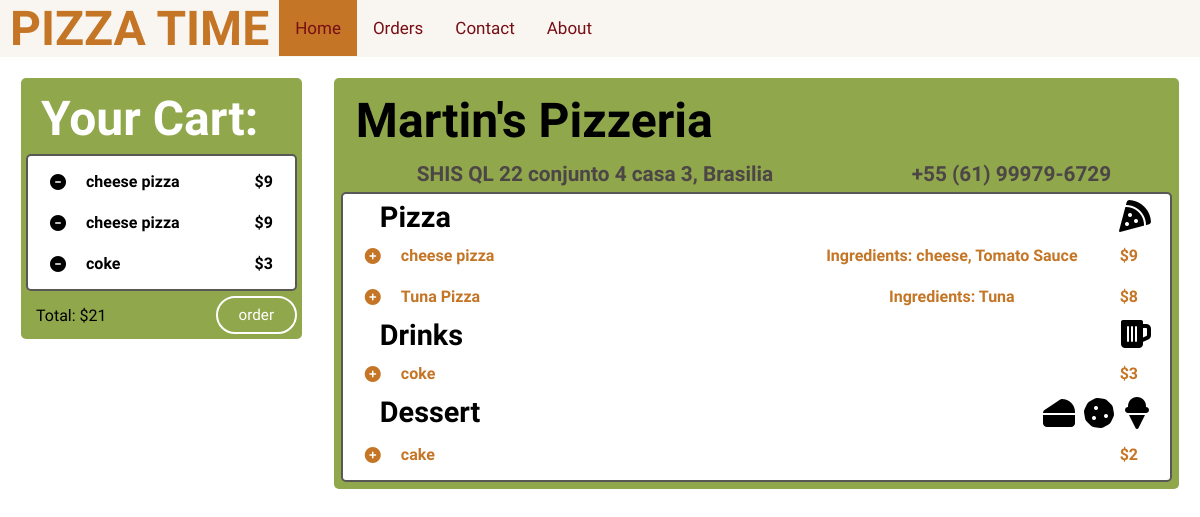
The app's page /menu/ (signed in) with its own data.
### pizzas/models.py (models this page shows, shortened)
class Dish(models.Model):
    name = models.CharField(max_length=100)
    ingredients = models.ManyToManyField(Ingredient, through='Dish_Item', through_fields=('dish', 'ingredient'))
    @property
    def price(self):
        total = 0
        for ingredient in self.ingredients.all():
            total += ingredient.price*(Dish_Item.objects.get(dish = self, ingredient = ingredient)).quantity
        return total
    @property
    def ingredients_str(self):
        str = ''
        for ingredient in self.ingredients.all():
            str += ingredient.name + ', '
        return str[0:len(str)-2]

class Ingredient(models.Model):
    name = models.CharField(max_length=100)
    price = models.IntegerField(default=0)
    vegetarian = models.BooleanField(default=False)

class Dish_Item(models.Model):
    ingredient = models.ForeignKey(Ingredient, on_delete=models.CASCADE)
    dish = models.ForeignKey(Dish, on_delete=models.CASCADE)
    quantity = models.IntegerField(default=1)

class Drink_Dessert(models.Model):
    name = models.CharField(max_length=100)
    price = models.IntegerField()
    types = [('1','drink'), ('2', 'dessert')]
    type = models.CharField(max_length=100, choices=types, default='1')

class Order(models.Model):
    user = models.ForeignKey(User, on_delete=models.CASCADE)
    status_choices = [('1','incomplete'),('2','in preparation'), ('3','on the way'), ('4','completed'), ('5','cancelled')]
    delivery_person = models.ForeignKey(Delivery_Person, on_delete=models.CASCADE, null =True, blank=True)
    status = models.CharField(max_length=100,choices=status_choices,default='1')
    dishes = models.ManyToManyField(Dish, through='Order_Item', through_fields=('order', 'dish'))
    drinks_desserts = models.ManyToManyField(Drink_Dessert, through='Drink_Dessert_Item', through_fields=('order', 'drink_dessert'))
    date_created = models.DateTimeField(null = True, default= None)
    postal_code = models.ForeignKey(Area, default=None, null=True, on_delete=models.CASCADE)
    date_picked_up = models.DateTimeField(null=True, default=None, blank=True)
    date_completed = models.DateTimeField(null=True, default=None, blank=True)
    @property
    def total(self):
        total = 0
        for dish in self.dishes.all():
            total += dish.price
        for drink_dessert in self.drinks_desserts.all():
            total += drink_dessert.price
        if self.discounted:
            return total*0.9
        return total
    @property
    def discounted(self):
        if len(Discount_Code.objects.filter(order=self)) > 0:
            return True
        return False
    @property
    def valid(self):
        return len(self.dishes.all()) != 0

### pizzas/views.py (the view)
# urls.py: path('menu/', views.menu, name= 'menu'),
def menu(request):
    context = {
        'dishes': Dish.objects.all(),
        'cart': active_order(Order.objects.filter(user=request.user), request.user),
        'drinks': Drink_Dessert.objects.filter(type='1'),
        'desserts': Drink_Dessert.objects.filter(type='2'),
        'order_id': active_order(Order.objects.filter(user=request.user), request.user).id
    }
    ingredients = Ingredient.objects.all()
    counter = 1
    return render(request, 'Menu.html', context)

### pizzas/views.py (called while the page is built)
def active_order(orders, current_user):
    for order in orders:
        if order.status == '1':
            return order
    o = Order(user=current_user)
    o.save()
    return o

### pizzas/templates/Menu.html (shortened to what this page needs)
{% load static %}
<html lang="en">
  <head>
    <link rel="stylesheet" href="{% static 'CSS/menuStyle.css' %}" />
  </head>
  <body>
    <div class="topnav">
      <h1 class="title" >PIZZA TIME</h1>
      <a class="active" href="{%url 'menu'%}">Home</a>
      <a  href="{%url 'orders'%}">Orders</a>
      <a href="">Contact</a>
      <a href="">About</a>
    </div>
    <div class="container">
        <div class="display">
          <div class="RestaurantCard cart">
            <h3>Your Cart:</h3>
            <table class="insideCart">
                {%for item in cart.dishes.all%}
                    <tr>
                        <th>
                            <form action="" method="POST">
                            <div class="cartItem" href="{%url 'order' order_id%}" onclick="this.parentNode.submit()">
                                <span style="padding-right: 20px; margin-bottom: auto; margin-top: auto;">
                                    <i class="fas fa-minus-circle"></i>
                                </span>
                                <div class="holdsTwo">
                                    <p style="margin-bottom: auto; margin-top: auto;">{{item.name}}</p>
                                    <p style="margin-bottom: auto; margin-top: auto;">${{item.price}}</p>
                                </div>
                            </div>
                            </form>
                        </th>
                    </tr>
                {%endfor%}
                {%for item in cart.drinks_desserts.all%}
                    <tr>
                        <th>
                            <div class="cartItem">
                                <span style="padding-right: 20px; margin-bottom: auto; margin-top: auto;">
                                    <i class="fas fa-minus-circle"></i>
                                </span>
                                <div class="holdsTwo">
                                    <p style="margin-bottom: auto; margin-top: auto;">{{item.name}}</p>
                                    <p style="margin-bottom: auto; margin-top: auto;">${{item.price}}</p>
                                </div>
                            </div>
                        </th>
                    </tr>
                {%endfor%}
            </table>
            <div style="display: flex; justify-content: space-between; width:100%; padding-top: 5px;">
                <p style="color:black; padding-left:10px; margin-bottom: auto; margin-top: auto;">Total: ${{cart.total}}</p>
                <a href="{%url 'finalize' order_id%}" class="btn" style="text-decoration:none">order</a>
            </div>
          </div>
          <table class="RestaurantCard">
            <tr>
              <th>
                <h5>Martin's Pizzeria</h5>
              </th>
            </tr>
            <tr>
                <th class="info">
                    <p>SHIS QL 22 conjunto 4 casa 3, Brasilia</p>
                </th>
                <th class="info">
                    <p>+55 (61) 99979-6729</p>
                </th>
            </tr>
            <tr>
                <td colspan="2">
                    <table class="menu">
                        <tr>
                            <th>
                                <p class="foodType" style="padding-left: 20px;">Pizza</p>
                                <span class="icon">
                                    <i class="fas fa-pizza-slice"></i>
                                </span>
                            </th>
                        </tr>
                            {% for dish in dishes %}
                                    <tr class="option">
                                        <th>
                                            <form action="{%url 'dish' dish.id%}" method="POST">
                                            <div class="optional" href="{%url 'order' order_id%}" onclick="this.parentNode.submit()">
                                                <span style="padding-right: 20px; margin-bottom: auto; margin-top: auto;">
                                                    <i class="fas fa-plus-circle"></i>
                                                </span>
                                                <div style="display: flex; justify-content: space-between; width:100%;">
                                                    <p style="margin-bottom: auto; margin-top: auto;">{{dish.name}}</p>
                                                    <p  style="width: 40%;">Ingredients: {{dish.ingredients_str}}</p>
                                                </div>
                                                <p style="padding-right: 10px; padding-left: 30px; margin-bottom: auto; margin-top: auto;">${{dish.price}}</p>
                                            </div>
                                            </form>
                                        </th>
                                    </tr>
                            {% endfor %}
                        <tr>
                            <th>
                                <p class="foodType" style="padding-left: 20px;">Drinks</p>
                                <span class="icon">
                                    <i class="fas fa-beer"></i>
                                </span>
                            </th>
                        </tr>
                            {% for drink in drinks %}
                                    <tr class="option">
                                        <th>
                                          <form action="{%url 'drink_dessert' drink.id%}" method="POST">
                                            <div class="optional" onclick="this.parentNode.submit()">
                                                <span style="padding-right: 20px; margin-bottom: auto; margin-top: auto;">
                                                    <i class="fas fa-plus-circle" ></i>
                                                </span>
                                                <div style="display: flex; justify-content: space-between; width:100%;">
                                                    <p style="margin-bottom: auto; margin-top: auto;">{{drink.name}}</p>
                                                </div>
                                                <p style="padding-right: 10px; padding-left: 30px; margin-bottom: auto; margin-top: auto;">${{drink.price}}</p>
                                            </div>
                                          </form>
                                        </th>
                                    </tr>
                            {% endfor %}
                        <tr>
                            <th>
                                <p class="foodType" style="padding-left: 20px;">Dessert</p>
                                <span class="icon">
                                    <i class="fas fa-cheese"></i>
                                    <i class="fas fa-cookie"></i>
                                    <i class="fas fa-ice-cream"></i>
                                </span>
                            </th>
                        </tr>
                            {% for dessert in desserts %}
                                    <tr class="option">
                                        <th>
                                          <form action="{%url 'drink_dessert' dessert.id%}" method="POST">
                                            <div class="optional" onclick="this.parentNode.submit()">
                                                <span style="padding-right: 20px; margin-bottom: auto; margin-top: auto;">
                                                    <i class="fas fa-plus-circle" ></i>
                                                </span>
                                                <div style="display: flex; justify-content: space-between; width:100%;">
                                                    <p style="margin-bottom: auto; margin-top: auto;">{{dessert.name}}</p>
                                                </div>
                                                <p style="padding-right: 10px; padding-left: 30px; margin-bottom: auto; margin-top: auto;">${{dessert.price}}</p>
                                            </div>
                                          </form>
                                        </th>
                                    </tr>
                            {% endfor %}
                    </table>
                </td>
            </tr>
          </table>
        </div>
    </div>
  </body>
</html>

### pizzas/static/CSS/menuStyle.css (style rules this page uses)
* { margin: 0; padding: 0; box-sizing: border-box; }
.topnav { background-color: #f9f6f2; overflow: hidden; transition: 100ms; }
.topnav h1 { float: left; color: #c47626; padding-left: 10px; padding-right: 10px; text-align: center; font-size: 3rem; font-family: 'Raleway', sans-serif; }
.topnav a { font-family: Verdana; float: left; color: #770D15; text-align: center; padding: 18px 16px; text-decoration: none; font-size: 17px; transition: 100ms; font-family: 'Inter', sans-serif; font-family: 'Raleway', sans-serif; }
.topnav a.active { background-color: #c47626; color: #770D15; }
.display { width: 100%; display:flex; padding: 5px 5px; }
.RestaurantCard { background-color: #90A74C; color: black; margin: 1rem; padding: 5px; border-radius: 5px; font-family: 'Courier New'; width: 100%; font-family: 'Inter', sans-serif; font-family: 'Raleway', sans-serif; }
.cart { display: block; width: 33%; height: fit-content; color: white; }
.RestaurantCard h5 { font-weight: bold; font-size: 3rem; padding: 7px 15px; float: left; }
.RestaurantCard h3 { font-weight: bold; font-size: 3rem; padding: 7px 15px; }
.menu { background-color: white; padding: 4px 15px; border-radius: 5px; border: 2px solid #585857; width: 100%; }
.insideCart { background-color: white; padding: 4px 15px; border-radius: 5px; border: 2px solid #585857; width: 100%; font-size: 20px; }
.info { color: rgb(77, 70, 70); font-size: 1.3rem; padding: 4px 15px; align-items: center; justify-content: center; }
.info p { padding-left: 20px; padding-right: 20px; }
.foodType { font-size: 1.8rem; font-weight: bold; float: left; }
.icon { font-size: 2rem; float: right; padding: 0px 2px; }
.holdsTwo { display: flex; justify-content: space-between; width:100%; margin-bottom: auto; margin-top: auto; }
.optional { width: 100%; display: flex; border-radius: 4px; font-size: 1rem; padding: 10px 5px; color: #c47626; transition: 0.3s; cursor:pointer; }
.cartItem { width: 100%; display: flex; border-radius: 4px; font-size: 1rem; padding: 10px 5px; color: #000000; transition: 0.3s; }
.btn { padding: 0.6rem 1.3rem; background-color: transparent; border: 2px solid #ffffff; font-size: 0.95rem; color: #ffffff; line-height: 1; border-radius: 25px; outline: none; cursor: pointer; transition: 0.3s; margin: 0; }

### records on screen
Dish: name "cheese pizza", price "9", ingredients_str "cheese, Tomato Sauce"
Drink_Dessert: name "coke", price "3"
Order: total "21"
Dish: name "Tuna Pizza", ingredients_str "Tuna", price "8"
Drink_Dessert: name "cake", price "2"
